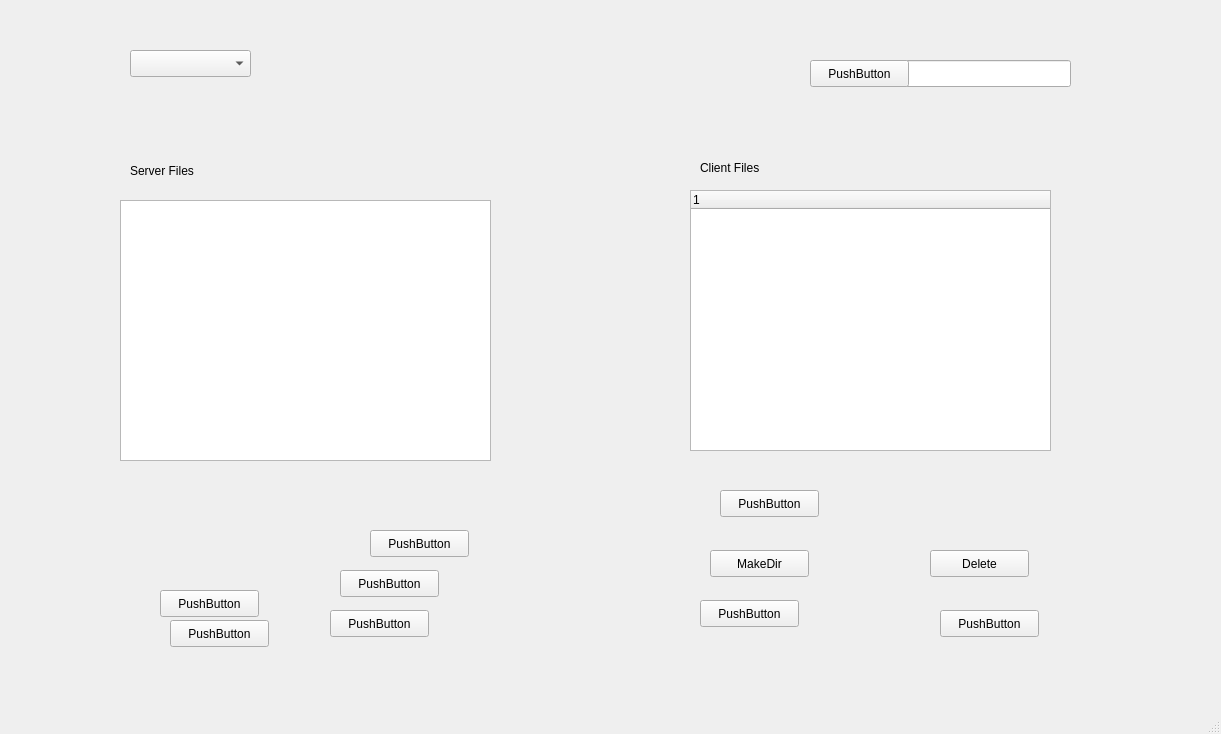
<?xml version="1.0" encoding="UTF-8"?>
<ui version="4.0">
 <class>DropBox</class>
 <widget class="QMainWindow" name="DropBox">
  <property name="geometry">
   <rect>
    <x>0</x>
    <y>0</y>
    <width>1221</width>
    <height>734</height>
   </rect>
  </property>
  <property name="windowTitle">
   <string>myDropBox</string>
  </property>
  <widget class="QWidget" name="centralwidget">
   <widget class="QTreeWidget" name="clientTreeWidget">
    <property name="geometry">
     <rect>
      <x>690</x>
      <y>190</y>
      <width>361</width>
      <height>261</height>
     </rect>
    </property>
    <column>
     <property name="text">
      <string notr="true">1</string>
     </property>
    </column>
   </widget>
   <widget class="QTreeView" name="serverTreeView">
    <property name="geometry">
     <rect>
      <x>120</x>
      <y>200</y>
      <width>371</width>
      <height>261</height>
     </rect>
    </property>
   </widget>
   <widget class="QPushButton" name="pushButton">
    <property name="geometry">
     <rect>
      <x>370</x>
      <y>530</y>
      <width>99</width>
      <height>27</height>
     </rect>
    </property>
    <property name="text">
     <string>PushButton</string>
    </property>
   </widget>
   <widget class="QPushButton" name="pushButton_2">
    <property name="geometry">
     <rect>
      <x>160</x>
      <y>590</y>
      <width>99</width>
      <height>27</height>
     </rect>
    </property>
    <property name="text">
     <string>PushButton</string>
    </property>
   </widget>
   <widget class="QPushButton" name="pushButton_3">
    <property name="geometry">
     <rect>
      <x>340</x>
      <y>570</y>
      <width>99</width>
      <height>27</height>
     </rect>
    </property>
    <property name="text">
     <string>PushButton</string>
    </property>
   </widget>
   <widget class="QPushButton" name="pushButton_4">
    <property name="geometry">
     <rect>
      <x>170</x>
      <y>620</y>
      <width>99</width>
      <height>27</height>
     </rect>
    </property>
    <property name="text">
     <string>PushButton</string>
    </property>
   </widget>
   <widget class="QPushButton" name="pushButton_5">
    <property name="geometry">
     <rect>
      <x>330</x>
      <y>610</y>
      <width>99</width>
      <height>27</height>
     </rect>
    </property>
    <property name="text">
     <string>PushButton</string>
    </property>
   </widget>
   <widget class="QPushButton" name="pushButton_6">
    <property name="geometry">
     <rect>
      <x>720</x>
      <y>490</y>
      <width>99</width>
      <height>27</height>
     </rect>
    </property>
    <property name="text">
     <string>PushButton</string>
    </property>
   </widget>
   <widget class="QPushButton" name="btnMake">
    <property name="geometry">
     <rect>
      <x>710</x>
      <y>550</y>
      <width>99</width>
      <height>27</height>
     </rect>
    </property>
    <property name="text">
     <string>MakeDir</string>
    </property>
   </widget>
   <widget class="QPushButton" name="pushButton_8">
    <property name="geometry">
     <rect>
      <x>700</x>
      <y>600</y>
      <width>99</width>
      <height>27</height>
     </rect>
    </property>
    <property name="text">
     <string>PushButton</string>
    </property>
   </widget>
   <widget class="QPushButton" name="btnDelete">
    <property name="geometry">
     <rect>
      <x>930</x>
      <y>550</y>
      <width>99</width>
      <height>27</height>
     </rect>
    </property>
    <property name="text">
     <string>Delete</string>
    </property>
   </widget>
   <widget class="QPushButton" name="pushButton_10">
    <property name="geometry">
     <rect>
      <x>940</x>
      <y>610</y>
      <width>99</width>
      <height>27</height>
     </rect>
    </property>
    <property name="text">
     <string>PushButton</string>
    </property>
   </widget>
   <widget class="QLineEdit" name="lineEdit">
    <property name="geometry">
     <rect>
      <x>900</x>
      <y>60</y>
      <width>171</width>
      <height>27</height>
     </rect>
    </property>
   </widget>
   <widget class="QLabel" name="label">
    <property name="geometry">
     <rect>
      <x>130</x>
      <y>160</y>
      <width>121</width>
      <height>21</height>
     </rect>
    </property>
    <property name="text">
     <string>Server Files</string>
    </property>
   </widget>
   <widget class="QLabel" name="label_2">
    <property name="geometry">
     <rect>
      <x>700</x>
      <y>160</y>
      <width>241</width>
      <height>16</height>
     </rect>
    </property>
    <property name="text">
     <string>Client Files</string>
    </property>
   </widget>
   <widget class="QPushButton" name="pushButton_11">
    <property name="geometry">
     <rect>
      <x>810</x>
      <y>60</y>
      <width>99</width>
      <height>27</height>
     </rect>
    </property>
    <property name="text">
     <string>PushButton</string>
    </property>
   </widget>
   <widget class="QComboBox" name="comboBox">
    <property name="geometry">
     <rect>
      <x>130</x>
      <y>50</y>
      <width>121</width>
      <height>27</height>
     </rect>
    </property>
   </widget>
  </widget>
  <widget class="QStatusBar" name="statusbar"/>
 </widget>
 <resources/>
 <connections/>
</ui>
